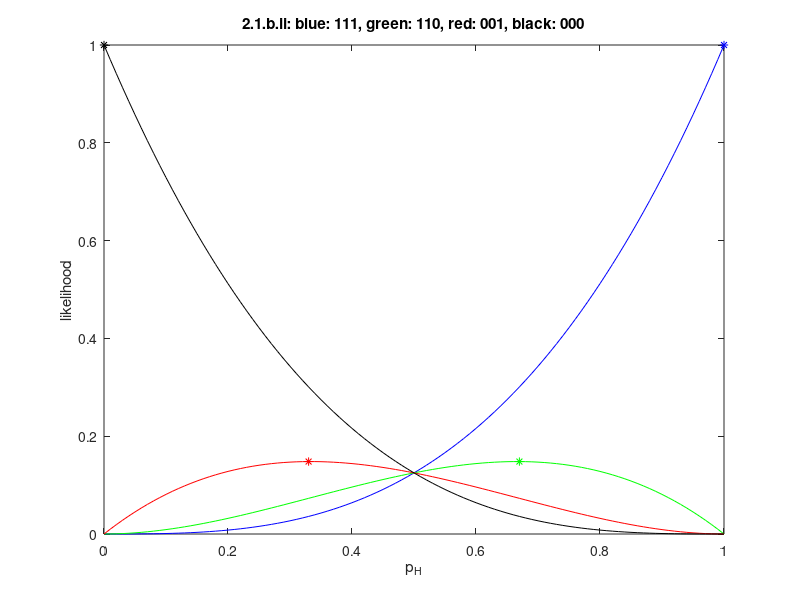

Source code (MATLAB):
% Homework 2, Question 2, 1.b.ii
%
% Fill in the missing code below!
%
% --- DO NOT ALTER CODE ---

clear all;

N_bits = 3;
p_H = 0:0.01:1;  % sample p_H
seqs = {[1 1 1], [1 1 0], [0 0 1], [0 0 0]}; % cell array of observed sequences
L = [];  % L: num_seqs x num_ph_samples, each row corresponds to the
         % likelihood vs. p_H plot
max_L = [];  % max_L: num_seqs x 1, keeps track of the maximum likelihood 
max_L_inds = []; % num_seqs x 1, keeps track of index in p_H with max likelihood
colors = {[0 0 1], [0 1 0], [1 0 0], [0 0 0]}; % colors for the lines
         
%% FILL IN THE MISSING CODE HERE
%
%  --- ALTER THIS CODE ---
numSeqs = length(seqs);
numP_H = length(p_H);
L = zeros(numSeqs, numP_H);
nH = [3, 2, 1, 0];
sum = 0;
for i=1:numSeqs,
    heads = nH(i);
    max_Li = 0;
    max_L_indsi = 1;
    for j=1:numP_H,
        pH = p_H(j);
        L(i,j) = pH^heads*(1-pH)^(N_bits-heads); % Binomial
        % L(i,j) = pH^heads*(1-pH)^(N_bits-heads); % Binomial
        sum = sum + L(i,j)*0.01;
        if L(i,j) > max_Li,
            max_Li = L(i,j);
            max_L_indsi = j;
        end
        max_L(i) = max_Li;
        max_L_inds(i) = max_L_indsi;
    end
end

%%  Plots the results   --- DO NOT ALTER CODE ---

figure;

for iseq = 1:length(seqs)
    
    plot(p_H, L(iseq,:), 'Color', colors{iseq});
    hold on;
    plot(p_H(max_L_inds(iseq)), max_L(iseq), '*', 'MarkerEdgeColor', colors{iseq});
    
end

xlabel('p_H');
ylabel('likelihood');
title('2.1.b.ii: blue: 111, green: 110, red: 001, black: 000');